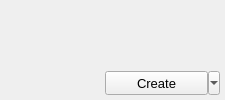
<?xml version="1.0" encoding="UTF-8"?>
<ui version="4.0">
 <class>ContentItemWidget</class>
 <widget class="QWidget" name="ContentItemWidget">
  <property name="geometry">
   <rect>
    <x>0</x>
    <y>0</y>
    <width>225</width>
    <height>100</height>
   </rect>
  </property>
  <property name="minimumSize">
   <size>
    <width>225</width>
    <height>100</height>
   </size>
  </property>
  <property name="maximumSize">
   <size>
    <width>225</width>
    <height>100</height>
   </size>
  </property>
  <layout class="QHBoxLayout" name="horizontalLayout">
   <property name="spacing">
    <number>0</number>
   </property>
   <property name="leftMargin">
    <number>0</number>
   </property>
   <property name="topMargin">
    <number>0</number>
   </property>
   <property name="rightMargin">
    <number>0</number>
   </property>
   <property name="bottomMargin">
    <number>0</number>
   </property>
   <item>
    <widget class="ImageViewerWidget" name="thumbnailViewer" native="true">
     <property name="minimumSize">
      <size>
       <width>100</width>
       <height>100</height>
      </size>
     </property>
     <property name="maximumSize">
      <size>
       <width>100</width>
       <height>100</height>
      </size>
     </property>
    </widget>
   </item>
   <item>
    <layout class="QVBoxLayout" name="verticalLayout" stretch="0,1,0,0">
     <property name="spacing">
      <number>0</number>
     </property>
     <property name="leftMargin">
      <number>5</number>
     </property>
     <property name="rightMargin">
      <number>5</number>
     </property>
     <item>
      <widget class="QLabel" name="titleLabel">
       <property name="font">
        <font>
         <pointsize>10</pointsize>
        </font>
       </property>
       <property name="alignment">
        <set>Qt::AlignLeading|Qt::AlignLeft|Qt::AlignTop</set>
       </property>
       <property name="wordWrap">
        <bool>true</bool>
       </property>
      </widget>
     </item>
     <item>
      <spacer name="verticalSpacer">
       <property name="orientation">
        <enum>Qt::Vertical</enum>
       </property>
       <property name="sizeHint" stdset="0">
        <size>
         <width>20</width>
         <height>0</height>
        </size>
       </property>
      </spacer>
     </item>
     <item>
      <widget class="QToolButton" name="createButton">
       <property name="sizePolicy">
        <sizepolicy hsizetype="Preferred" vsizetype="Preferred">
         <horstretch>0</horstretch>
         <verstretch>0</verstretch>
        </sizepolicy>
       </property>
       <property name="minimumSize">
        <size>
         <width>0</width>
         <height>24</height>
        </size>
       </property>
       <property name="font">
        <font>
         <pointsize>10</pointsize>
        </font>
       </property>
       <property name="text">
        <string>Create</string>
       </property>
       <property name="popupMode">
        <enum>QToolButton::MenuButtonPopup</enum>
       </property>
       <property name="toolButtonStyle">
        <enum>Qt::ToolButtonTextOnly</enum>
       </property>
      </widget>
     </item>
     <item>
      <spacer name="verticalSpacer_2">
       <property name="orientation">
        <enum>Qt::Vertical</enum>
       </property>
       <property name="sizeType">
        <enum>QSizePolicy::Minimum</enum>
       </property>
       <property name="sizeHint" stdset="0">
        <size>
         <width>20</width>
         <height>5</height>
        </size>
       </property>
      </spacer>
     </item>
    </layout>
   </item>
  </layout>
 </widget>
 <customwidgets>
  <customwidget>
   <class>ImageViewerWidget</class>
   <extends>QWidget</extends>
   <header>ImageViewerWidget.h</header>
   <container>1</container>
  </customwidget>
 </customwidgets>
 <resources/>
 <connections/>
</ui>
